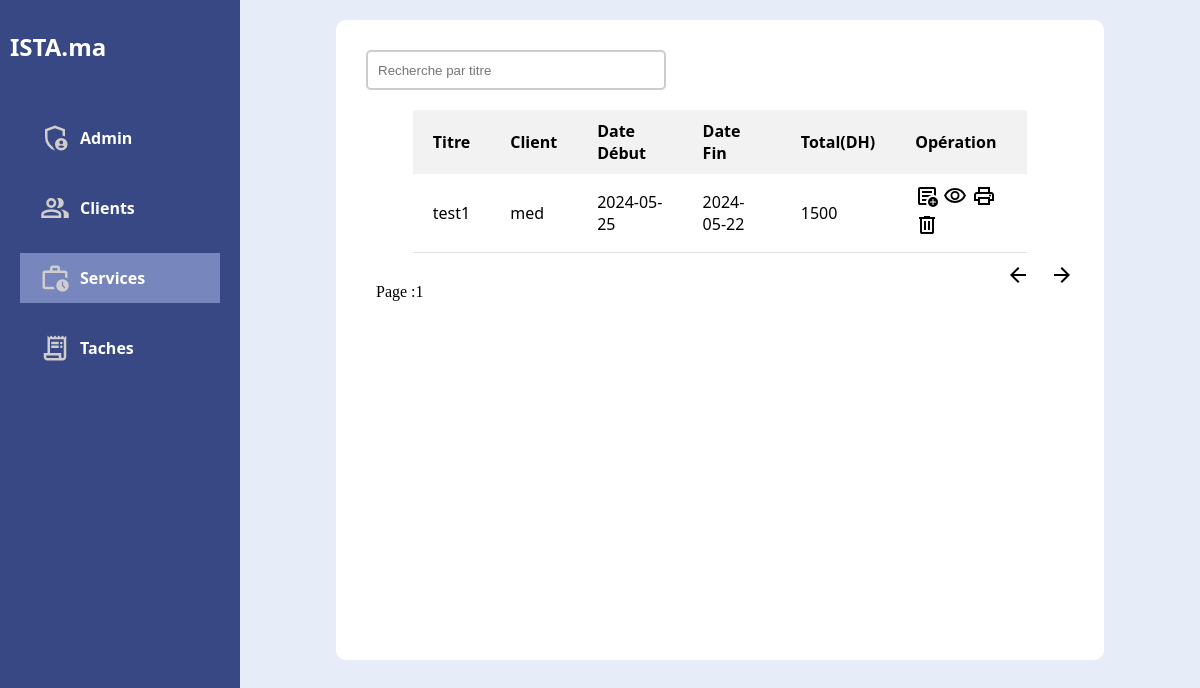
/P_stage/serv.php, run on the app's committed database.
### tables this page shows
CREATE TABLE `services` (
  `id` int(11) NOT NULL,
  `titre` varchar(50) NOT NULL,
  `date_d` date NOT NULL,
  `date_f` date NOT NULL,
  `idc` int(11) NOT NULL,
  `adresse` varchar(50) NOT NULL,
  `note` varchar(300) NOT NULL
);

CREATE TABLE `clients` (
  `id` int(11) NOT NULL,
  `nom` varchar(50) NOT NULL,
  `adresse` varchar(50) NOT NULL,
  `ville` varchar(50) NOT NULL,
  `code_postal` varchar(20) NOT NULL,
  `nemero` varchar(30) NOT NULL,
  `note` varchar(300) NOT NULL
);

### P_stage/serv.php (the view, shortened to what this page needs)
<!DOCTYPE html>
<html lang="en">
<head>
    <link rel="stylesheet" href="./style/indexstyle.css">
</head>
<body>
<?php
    require_once('./nav.php');
?>
<main>
    <div class="tablediv" >
        <div class='serdiv'>
            <input type="text" name="search" id="serch" placeholder="Recherche par titre">
        </div>
        <table >
            <thead>
            <tr >
                <th>Titre</th>
                <th>Client</th>
                <th>Date Début</th>
                <th>Date Fin</th>
                <th>Total(DH)</th>
                <th>Opération</th>
            </tr>
            </thead>
            <tbody id='tbodyclinet' >
            <?php
            $sql = "SELECT * FROM services  limit 8 ";
            $result = $conn->query($sql);
            if ($result->num_rows > 0) {
                while ($row = $result->fetch_assoc()) {
                    $ids = $row['id'];
                     $titres = $row['titre'];
                     $dated = $row['date_d'];
                     $datef = $row['date_f'];
                     $idcs = $row['idc'];
                     $sql1 = "SELECT nom FROM clients where id = $idcs ";
                     $result1 = $conn->query($sql1);
                     $row1 = $result1->fetch_assoc();
                     $nomc = $row1['nom'];
                     $sql2 = "SELECT sum(montant*qte) as tt FROM taches where ids = $ids Group by ids ";
                     $result2 = $conn->query($sql2);
                     if ($result2->num_rows > 0){
                        $row2 = $result2->fetch_assoc();
                        if ($row2['tt'] !== null) {
                            $mnt = $row2['tt'];
                        }else{
                            $mnt = 'Pas de tâches ajoutées';
                        }
                     }else{
                        $mnt = 'Pas de tâches ajoutées';
                    }
                    echo '<tr>';
                    echo '<td>'.$titres.'</td>';
                    echo '<td>'.$nomc.'</td>';
                    echo '<td>'.$dated.'</td>';
                    echo '<td>'.$datef.'</td>';
                    echo '<td>'.$mnt.'</td>';
                    echo '<td>
                    <a href="ajtache.php?ids='.$ids.'" class="indexicons" title="Ajouter une tâche">
                    <svg xmlns="http://www.w3.org/2000/svg" height="24" viewBox="0 -960 960 960" width="24"><path d="M200-120q-33 0-56.5-23.5T120-200v-560q0-33 23.5-56.5T200-840h560q33 0 56.5 23.5T840-760v268q-19-9-39-15.5t-41-9.5v-243H200v560h242q3 22 9.5 42t15.5 38H200Zm0-120v40-560 243-3 280Zm80-40h163q3-21 9.5-41t14.5-39H280v80Zm0-160h244q32-30 71.5-50t84.5-27v-3H280v80Zm0-160h400v-80H280v80ZM720-40q-83 0-141.5-58.5T520-240q0-83 58.5-141.5T720-440q83 0 141.5 58.5T920-240q0 83-58.5 141.5T720-40Zm-20-80h40v-100h100v-40H740v-100h-40v100H600v40h100v100Z"/></svg>
                    </a></a>  <a href="setache.php?serid='.$ids.'" class="indexicons" title="Voir les services fournis"><svg xmlns="http://www.w3.org/2000/svg" height="24" viewBox="0 -960 960 960" width="24"><path d="M480-320q75 0 127.5-52.5T660-500q0-75-52.5-127.5T480-680q-75 0-127.5 52.5T300-500q0 75 52.5 127.5T480-320Zm0-72q-45 0-76.5-31.5T372-500q0-45 31.5-76.5T480-608q45 0 76.5 31.5T588-500q0 45-31.5 76.5T480-392Zm0 192q-146 0-266-81.5T40-500q54-137 174-218.5T480-800q146 0 266 81.5T920-500q-54 137-174 218.5T480-200Zm0-300Zm0 220q113 0 207.5-59.5T832-500q-50-101-144.5-160.5T480-720q-113 0-207.5 59.5T128-500q50 101 144.5 160.5T480-280Z"/></svg> </a><a href="#"  id="myLink" data-id='.$ids.' class="indexicons" title="Imprimer">
                    <svg xmlns="http://www.w3.org/2000/svg" height="24" viewBox="0 -960 960 960" width="24"><path d="M640-640v-120H320v120h-80v-200h480v200h-80Zm-480 80h640-640Zm560 100q17 0 28.5-11.5T760-500q0-17-11.5-28.5T720-540q-17 0-28.5 11.5T680-500q0 17 11.5 28.5T720-460Zm-80 260v-160H320v160h320Zm80 80H240v-160H80v-240q0-51 35-85.5t85-34.5h560q51 0 85.5 34.5T880-520v240H720v160Zm80-240v-160q0-17-11.5-28.5T760-560H200q-17 0-28.5 11.5T160-520v160h80v-80h480v80h80Z"/></svg></a>
<a href="deleteser.php?id='.$ids.'" id="deleteLink" class="indexicons"><svg xmlns="http://www.w3.org/2000/svg" height="24" viewBox="0 -960 960 960" width="24" class="indexicons"><path d="M280-120q-33 0-56.5-23.5T200-200v-520h-40v-80h200v-40h240v40h200v80h-40v520q0 33-23.5 56.5T680-120H280Zm400-600H280v520h400v-520ZM360-280h80v-360h-80v360Zm160 0h80v-360h-80v360ZM280-720v520-520Z"></path></svg></a>
</td>';
                    echo '</tr>';
        }}
            ?>
            </tbody>
        </table>
        <div class="tablefoter">
        <button id='lessbtn'><svg xmlns="http://www.w3.org/2000/svg" height="24" viewBox="0 -960 960 960" width="24"><path d="m313-440 224 224-57 56-320-320 320-320 57 56-224 224h487v80H313Z"/></svg>
            </button>
            <button id='morebtn'>
<svg xmlns="http://www.w3.org/2000/svg" height="24" viewBox="0 -960 960 960" width="24"><path  d="M647-440H160v-80h487L423-744l57-56 320 320-320 320-57-56 224-224Z"/></svg>
            </button>
        </div>
        <div class='numcul'>Page :  <span id='numpage'>1 </span></div>
    </div>
</main>
</body>
</html>

### P_stage/nav.php (shortened to what this page needs)
<?php
require_once('./conndb.php');
$sql = "SELECT nom FROM admin where id = 1 ";
$result = $conn->query($sql);
if ($result->num_rows > 0) {
    while ($row = $result->fetch_assoc()) {
    $companyname = $row['nom'];
}}
?>
<!DOCTYPE html>
<html lang="en">
<head>
    <link rel="stylesheet" href="./style/navstyle.css">
</head>
<body>
    <nav>
        <h1><?php echo $companyname;?></h1>
        <div >
            <span id="admin">
                <a href="admin.php">Admin</a>
            </span>
            <span id="clients">
                <a href="index.php">Clients</a>
            </span>
            <span id="services">
                <a href="serv.php">Services</a>
            </span>
            <span id="taches">
                <a href="taches.php">Taches</a>
            </span>
        </div>
    </nav>
</body>
</html>

### P_stage/style/indexstyle.css (style rules this page uses)
main { width:80% ; background-color: #E6ECF8; height: 100vh; display: flex; flex-direction: column; align-items: center; }
.tablediv { margin-top: 20px; width:80%; min-height: 80vh; background-color: white; border-radius: 10px; display: flex; flex-direction: column; align-items: center; padding-top: 30px; overflow-y: auto; padding-bottom: 20px; }
.tablediv table { width: 80%; border-collapse: collapse; font-family: system-ui, -apple-system, BlinkMacSystemFont, 'Segoe UI', Roboto, Oxygen, Ubuntu, Cantarell, 'Open Sans', 'Helvetica Neue', sans-serif; }
td { border-bottom: 1px solid #ddd; padding: 10px 20px; }
th { background-color: #f2f2f2; font-weight: bold; text-align: left; padding: 10px 20px; }
.tablediv .serdiv { width: 100%; height: 40px; margin-bottom: 20px; }
.tablediv .serdiv input { width: 300px; height: 40px; padding-left: 10px; margin-left: 30px; border: 2px solid #ccc; border-radius: 5px; }
.tablefoter { margin-top: 10px; width: 100%; height: 20px; display: flex; justify-content: flex-end; padding-right: 30px; gap: 20px; }
.tablefoter button { width: max-content; height: max-content; background-color: white; border: 0px; transition: 1s; }
.numcul { display: flex; justify-content: flex-start; width: 100%; padding-left: 40px; }
.white { color: white; }
.indexicons { text-decoration: none; color: white; }

### P_stage/style/navstyle.css (style rules this page uses)
* { padding: 0px; margin: 0px; box-sizing: border-box; }
body { height: 100vh; display: flex; }
nav { height: 100vh; background-color:#374884; color: white; font-weight: bold; width: 20%; padding: 30px 10px; font-family: system-ui, -apple-system, BlinkMacSystemFont, 'Segoe UI', Roboto, Oxygen, Ubuntu, Cantarell, 'Open Sans', 'Helvetica Neue', sans-serif; display: flex; flex-direction: column; gap: 40px; }
nav div { display: flex; flex-direction: column; padding: 10px; gap: 20px; }
nav div span { display: flex; gap: 10px; align-items: center; padding: 10px 20px; }
nav div span a { text-decoration: none; color: white; font-weight: 700; }
.white { color: rgb(208, 205, 205); }
nav div .wearein { background-color:#7786bc ; }

### data on the page
services: titre "test1", clients.nom "med", date_d "2024-05-25", date_f "2024-05-22", mnt "1500"

### other printed values
$companyname "ISTA.ma"
